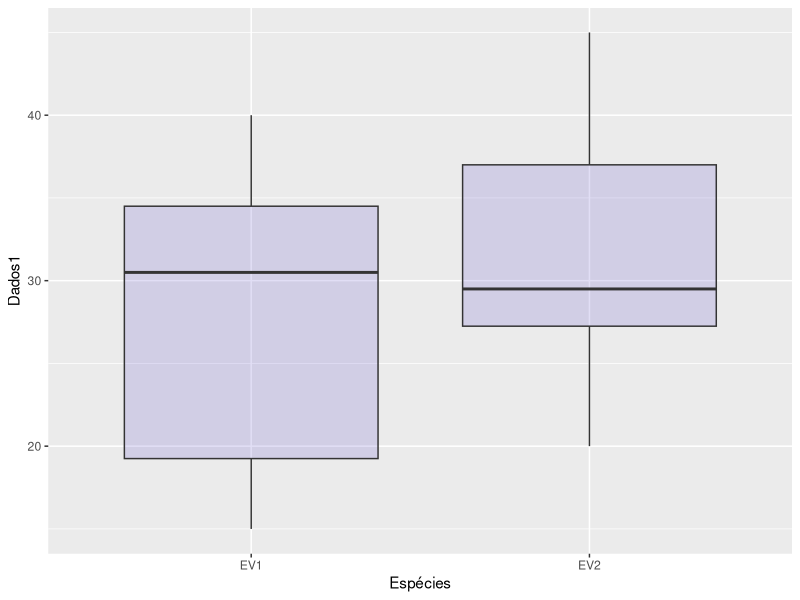
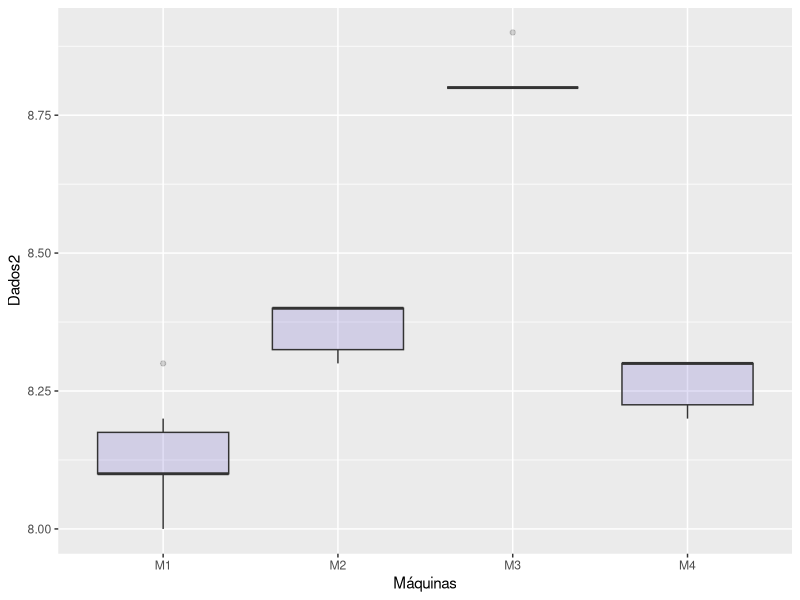

Recreate these plots in R, in order.
# Boxplots da Atividade 2

# Importação das Bibliotecas
library(ggplot2)

# Criando o dataset_1
dataset_1 <- data.frame("Espécie Vegetal" = c("EV1", "EV2"),
                      "P1" = c(35, 31),
                      "P2" = c(19, 26),
                      "P3" = c(31, 39),
                      "P4" = c(15, 27),
                      "P5" = c(20, 20),
                      "P6" = c(30, 29),
                      "P7" = c(40, 45),
                      "P8" = c(35, 30),
                      "P9" = c(18, 28),
                      "P10" = c(33, 43))

# Preparando os dados para gerar o boxplot
ev1_label <- replicate(10, "EV1")
ev2_label <- replicate(10, "EV2")
ev1_data <- t(as.matrix(dataset_1[1,2:11]))
ev2_data <- t(as.matrix(dataset_1[2,2:11]))
ev <- c(ev1_data, ev2_data)

dataset_box_1 <- data.frame("Espécie" = c(ev1_label, ev2_label), "Dados1" = c(ev))

# Gerando o boxplot
ggplot(dataset_box_1, aes(x=Espécie, y=Dados1)) + 
  geom_boxplot(fill="slateblue", alpha=0.2) + 
  xlab("Espécies")


# Criando o dataset_2
dataset_2 <- data.frame("Máquina" = c("M1", "M2", "M3", "M4"),
                        "T1" = c(8.1, 8.4, 8.8, 8.3),
                        "T2" = c(8.3, 8.4, 8.9, 8.2),
                        "T3" = c(8.0, 8.3, 8.8, 8.2),
                        "T4" = c(8.1, 8.4, 8.8, 8.3),
                        "T5" = c(8.1, 8.3, 8.8, 8.3),
                        "T6" = c(8.2, 8.4, 8.8, 8.3))

# Preparando os dados para gerar o boxplot
m1_label <- replicate(6, "M1")
m2_label <- replicate(6, "M2")
m3_label <- replicate(6, "M3")
m4_label <- replicate(6, "M4")
m1_data <- t(as.matrix(dataset_2[1,2:7]))
m2_data <- t(as.matrix(dataset_2[2,2:7]))
m3_data <- t(as.matrix(dataset_2[3,2:7]))
m4_data <- t(as.matrix(dataset_2[4,2:7]))
maq <- c(m1_data, m2_data, m3_data, m4_data)

dataset_box_2 <- data.frame("Máquina" = c(m1_label, m2_label, m3_label, m4_label), "Dados2" = c(maq))

# Gerando o boxplot
ggplot(dataset_box_2, aes(x=Máquina, y=Dados2)) + 
  geom_boxplot(fill="slateblue", alpha=0.2) + 
  xlab("Máquinas")
